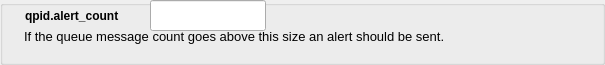
        <widget class="QGroupBox" name="groupBox">
         <property name="sizePolicy">
          <sizepolicy hsizetype="Preferred" vsizetype="Maximum">
           <horstretch>0</horstretch>
           <verstretch>0</verstretch>
          </sizepolicy>
         </property>
         <property name="minimumSize">
          <size>
           <width>0</width>
           <height>60</height>
          </size>
         </property>
         <property name="title">
          <string/>
         </property>
         <widget class="QLineEdit" name="alert_count">
          <property name="geometry">
           <rect>
            <x>150</x>
            <y>0</y>
            <width>116</width>
            <height>31</height>
           </rect>
          </property>
          <property name="maxLength">
           <number>10</number>
          </property>
          <property name="placeholderText">
           <string/>
          </property>
         </widget>
         <widget class="QTextEdit" name="textEdit_5">
          <property name="enabled">
           <bool>true</bool>
          </property>
          <property name="geometry">
           <rect>
            <x>20</x>
            <y>25</y>
            <width>576</width>
            <height>31</height>
           </rect>
          </property>
          <property name="minimumSize">
           <size>
            <width>0</width>
            <height>20</height>
           </size>
          </property>
          <property name="font">
           <font>
            <pointsize>10</pointsize>
           </font>
          </property>
          <property name="focusPolicy">
           <enum>Qt::NoFocus</enum>
          </property>
          <property name="autoFillBackground">
           <bool>false</bool>
          </property>
          <property name="styleSheet">
           <string notr="true">background: transparent;</string>
          </property>
          <property name="frameShape">
           <enum>QFrame::NoFrame</enum>
          </property>
          <property name="frameShadow">
           <enum>QFrame::Plain</enum>
          </property>
          <property name="lineWidth">
           <number>0</number>
          </property>
          <property name="verticalScrollBarPolicy">
           <enum>Qt::ScrollBarAlwaysOff</enum>
          </property>
          <property name="horizontalScrollBarPolicy">
           <enum>Qt::ScrollBarAlwaysOff</enum>
          </property>
          <property name="readOnly">
           <bool>true</bool>
          </property>
          <property name="html">
           <string>&lt;!DOCTYPE HTML PUBLIC &quot;-//W3C//DTD HTML 4.0//EN&quot; &quot;http://www.w3.org/TR/REC-html40/strict.dtd&quot;&gt;
&lt;html&gt;&lt;head&gt;&lt;meta name=&quot;qrichtext&quot; content=&quot;1&quot; /&gt;&lt;style type=&quot;text/css&quot;&gt;
p, li { white-space: pre-wrap; }
&lt;/style&gt;&lt;/head&gt;&lt;body style=&quot; font-family:'Cantarell'; font-size:10pt; font-weight:400; font-style:normal;&quot;&gt;
&lt;p style=&quot; margin-top:0px; margin-bottom:0px; margin-left:0px; margin-right:0px; -qt-block-indent:0; text-indent:0px;&quot;&gt;If the queue message count goes above this size an alert should be sent.&lt;/p&gt;&lt;/body&gt;&lt;/html&gt;</string>
          </property>
         </widget>
         <widget class="QLabel" name="label_7">
          <property name="geometry">
           <rect>
            <x>25</x>
            <y>5</y>
            <width>121</width>
            <height>21</height>
           </rect>
          </property>
          <property name="font">
           <font>
            <weight>75</weight>
            <bold>true</bold>
           </font>
          </property>
          <property name="text">
           <string>qpid.alert_count</string>
          </property>
         </widget>
        </widget>
